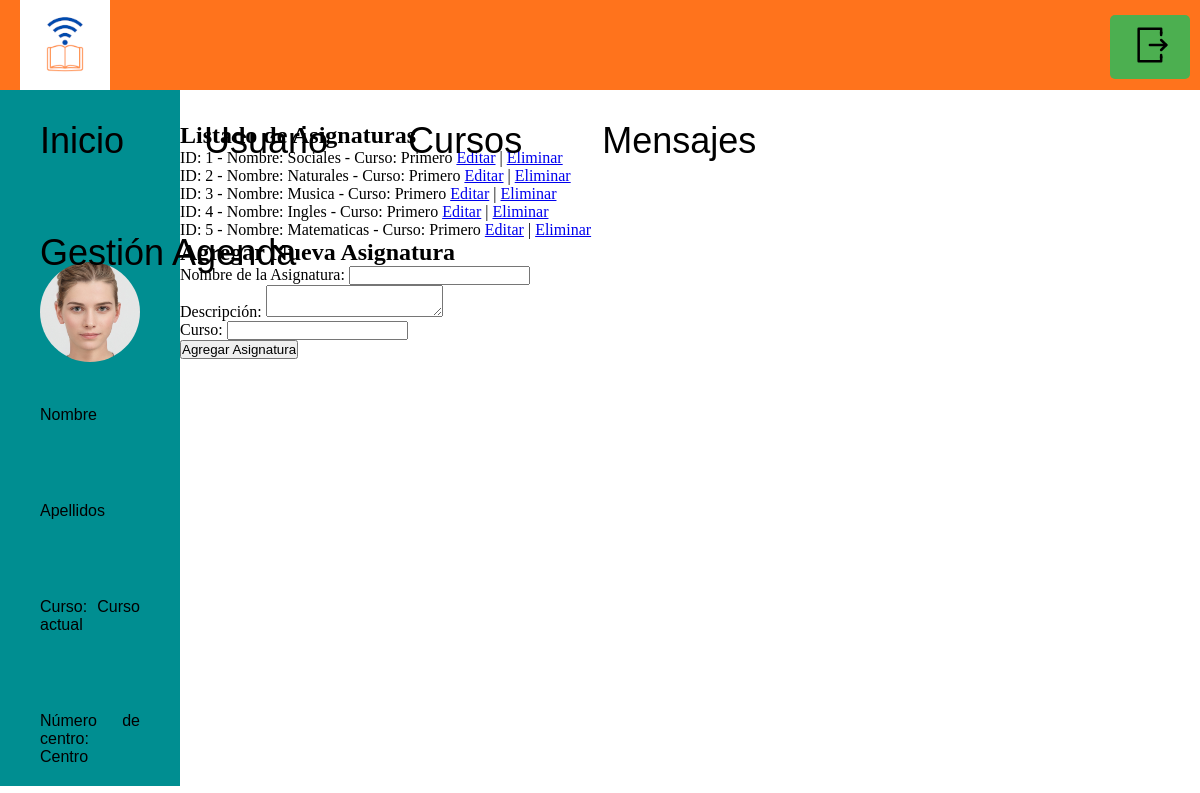
The page /directivo/altaCurso.php on the database as committed earlier.
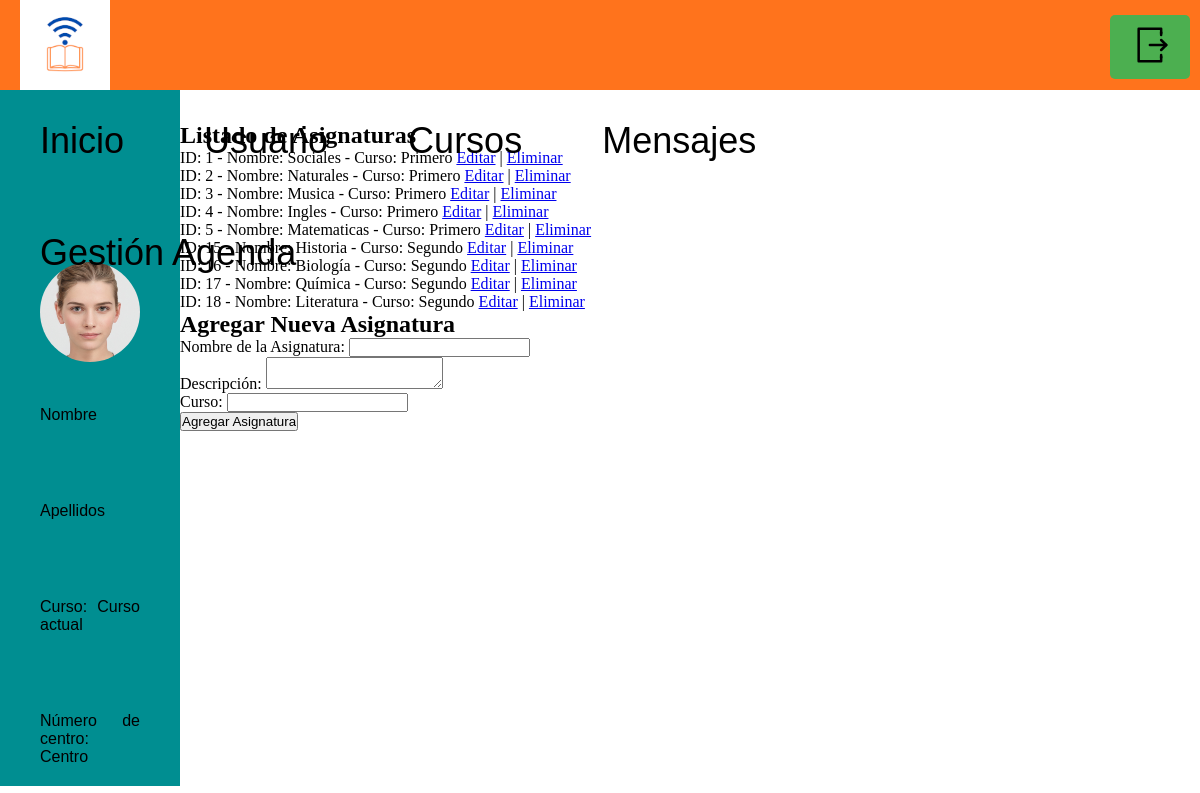
The same page on the database as committed later.
### tables this page shows
CREATE TABLE IF NOT EXISTS `asignatura` (
  `idAsignatura` int(11) NOT NULL AUTO_INCREMENT,
  `Nombre` varchar(45) DEFAULT NULL,
  `Descripcion` varchar(100) DEFAULT NULL,
  `Id_centro` int(11) DEFAULT NULL,
  `Material_idMaterial` int(11) NOT NULL,
  `Nota_idNota` int(11) NOT NULL,
  `Curso` varchar(15) NOT NULL,
  PRIMARY KEY (`idAsignatura`,`Nota_idNota`),
  KEY `fk_Asignatura_Material1_idx` (`Material_idMaterial`),
  KEY `fk_Asignatura_Nota1_idx` (`Nota_idNota`)
);

### directivo/altaCurso.php (the view, shortened to what this page needs)
<?php session_start();
include_once("../back/connection2.php");
$query = "SELECT * FROM asignatura";
$resultado = mysqli_query($conn, $query);
?>
<!DOCTYPE html>
<html lang="en" dir="ltr">
<head>
	<link rel="stylesheet" href="../CSS/stylesres.css">
</head>
<body>
	<div class="contenedor">
		<div class="colDatosPersonales">
					<img class="fotoPersonal" src="../Media/cara_generica.jpg" alt="Foto personal">
			<p id="nombre">Nombre</p>
			<br>
			<p id="apellidos">Apellidos</p>
			<br>
			<p>Curso: <span id="cursoActual">Curso actual</span></p>
			<br>
			<p>Número de centro: <span id="centro">Centro</span></p>
		</div>
		<div class="colContenido bajando">
        <section>
                <h2>Listado de Asignaturas</h2>
                <?php
                while ($asignatura = mysqli_fetch_assoc($resultado)) {
                    echo "<p>ID: " . $asignatura['idAsignatura'] . " - Nombre: " . $asignatura['Nombre'] . " - Curso: " . $asignatura['Curso'] . " ";
                    echo "<a href='editarAsignatura.php?idAsignatura=" . $asignatura['idAsignatura'] . "'>Editar</a> | ";
                    echo "<a href='eliminarAsignatura.php?idAsignatura=" . $asignatura['idAsignatura'] . "'>Eliminar</a></p>";
                }
                ?>
            </section>
            <section>
                <h2>Agregar Nueva Asignatura</h2>
                <form action="" method="post">
                    Nombre de la Asignatura: <input type="text" name="nombreAsignatura"><br>
                    Descripción: <textarea name="descripcionAsignatura"></textarea><br>
                    Curso: <input type="text" name="cursoAsignatura"><br>
                    <input type="submit" value="Agregar Asignatura">
                </form>
            </section>
		</div>
	</div>
</body>
</html>

Rows that differ between the two databases and show on the page:
added asignatura: idAsignatura "15", Nombre "Historia", Curso "Segundo"
added asignatura: idAsignatura "16", Nombre "Biología", Curso "Segundo"
added asignatura: idAsignatura "17", Nombre "Química", Curso "Segundo"
added asignatura: idAsignatura "18", Nombre "Literatura", Curso "Segundo"
